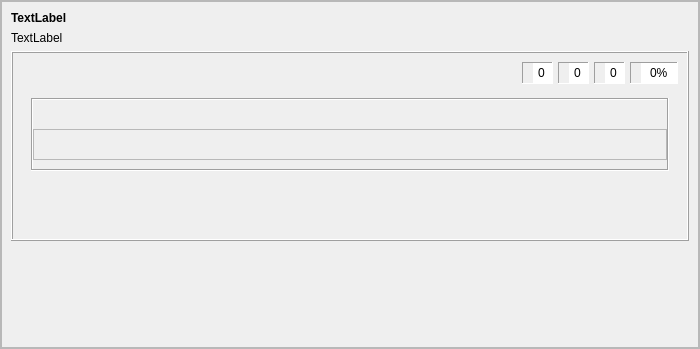
<?xml version="1.0" encoding="UTF-8"?>
<ui version="4.0">
 <class>akuzativo</class>
 <widget class="QFrame" name="akuzativo">
  <property name="geometry">
   <rect>
    <x>0</x>
    <y>0</y>
    <width>700</width>
    <height>349</height>
   </rect>
  </property>
  <property name="windowTitle">
   <string>Frame</string>
  </property>
  <property name="frameShape">
   <enum>QFrame::StyledPanel</enum>
  </property>
  <property name="frameShadow">
   <enum>QFrame::Raised</enum>
  </property>
  <property name="tipo" stdset="0">
   <string>senborda</string>
  </property>
  <layout class="QVBoxLayout" name="verticalLayout_4">
   <property name="leftMargin">
    <number>0</number>
   </property>
   <property name="topMargin">
    <number>0</number>
   </property>
   <property name="rightMargin">
    <number>0</number>
   </property>
   <property name="bottomMargin">
    <number>0</number>
   </property>
   <item>
    <widget class="QScrollArea" name="scrollArea">
     <property name="widgetResizable">
      <bool>true</bool>
     </property>
     <widget class="QWidget" name="scrollAreaWidgetContents">
      <property name="geometry">
       <rect>
        <x>0</x>
        <y>0</y>
        <width>696</width>
        <height>345</height>
       </rect>
      </property>
      <layout class="QVBoxLayout" name="verticalLayout_5">
       <item>
        <widget class="titolo" name="Ekz_Akuz1">
         <property name="font">
          <font>
           <weight>75</weight>
           <bold>true</bold>
          </font>
         </property>
         <property name="text">
          <string notr="true">TextLabel</string>
         </property>
         <property name="wordWrap">
          <bool>true</bool>
         </property>
        </widget>
       </item>
       <item>
        <widget class="QLabel" name="Ekz_Akuz2">
         <property name="text">
          <string notr="true">TextLabel</string>
         </property>
         <property name="wordWrap">
          <bool>true</bool>
         </property>
        </widget>
       </item>
       <item>
        <widget class="QFrame" name="frame">
         <property name="frameShape">
          <enum>QFrame::Box</enum>
         </property>
         <property name="frameShadow">
          <enum>QFrame::Raised</enum>
         </property>
         <property name="tipo" stdset="0">
          <string>markebla</string>
         </property>
         <layout class="QVBoxLayout" name="verticalLayout_2">
          <property name="spacing">
           <number>5</number>
          </property>
          <item>
           <layout class="QHBoxLayout" name="horizontalLayout_4">
            <item alignment="Qt::AlignLeft">
             <widget class="QFrame" name="frame_10">
              <property name="minimumSize">
               <size>
                <width>0</width>
                <height>0</height>
               </size>
              </property>
              <property name="maximumSize">
               <size>
                <width>16777215</width>
                <height>16777215</height>
               </size>
              </property>
              <property name="autoFillBackground">
               <bool>false</bool>
              </property>
              <property name="frameShape">
               <enum>QFrame::NoFrame</enum>
              </property>
              <property name="frameShadow">
               <enum>QFrame::Sunken</enum>
              </property>
              <property name="tipo" stdset="0">
               <string>senborda</string>
              </property>
              <layout class="QHBoxLayout" name="horizontalLayout_2">
               <property name="spacing">
                <number>1</number>
               </property>
               <property name="leftMargin">
                <number>0</number>
               </property>
               <property name="topMargin">
                <number>0</number>
               </property>
               <property name="rightMargin">
                <number>0</number>
               </property>
               <property name="bottomMargin">
                <number>0</number>
               </property>
               <item>
                <widget class="QPushButton" name="BitBtn1">
                 <property name="text">
                  <string/>
                 </property>
                 <property name="icon">
                  <iconset>
                   <normalon>:/ikonoj/ekzercoj/komenci.png</normalon>
                  </iconset>
                 </property>
                 <property name="iconSize">
                  <size>
                   <width>35</width>
                   <height>33</height>
                  </size>
                 </property>
                 <property name="flat">
                  <bool>true</bool>
                 </property>
                 <property name="tipo" stdset="0">
                  <string>komenci</string>
                 </property>
                </widget>
               </item>
               <item>
                <widget class="QPushButton" name="BitBtn3">
                 <property name="enabled">
                  <bool>false</bool>
                 </property>
                 <property name="text">
                  <string/>
                 </property>
                 <property name="icon">
                  <iconset>
                   <normalon>:/ikonoj/ekzercoj/halti.png</normalon>
                   <activeon>:/ikonoj/ekzercoj/halti-over.png</activeon>
                  </iconset>
                 </property>
                 <property name="iconSize">
                  <size>
                   <width>35</width>
                   <height>33</height>
                  </size>
                 </property>
                 <property name="flat">
                  <bool>true</bool>
                 </property>
                 <property name="tipo" stdset="0">
                  <string>halti</string>
                 </property>
                </widget>
               </item>
              </layout>
             </widget>
            </item>
            <item>
             <spacer name="horizontalSpacer">
              <property name="orientation">
               <enum>Qt::Horizontal</enum>
              </property>
              <property name="sizeHint" stdset="0">
               <size>
                <width>40</width>
                <height>20</height>
               </size>
              </property>
             </spacer>
            </item>
            <item>
             <widget class="QFrame" name="frame_11">
              <property name="maximumSize">
               <size>
                <width>16777215</width>
                <height>31</height>
               </size>
              </property>
              <property name="autoFillBackground">
               <bool>false</bool>
              </property>
              <property name="frameShape">
               <enum>QFrame::Panel</enum>
              </property>
              <property name="frameShadow">
               <enum>QFrame::Sunken</enum>
              </property>
              <property name="tipo" stdset="0">
               <string>shilda</string>
              </property>
              <layout class="QHBoxLayout" name="horizontalLayout_5">
               <property name="spacing">
                <number>1</number>
               </property>
               <property name="leftMargin">
                <number>2</number>
               </property>
               <property name="topMargin">
                <number>0</number>
               </property>
               <property name="rightMargin">
                <number>0</number>
               </property>
               <property name="bottomMargin">
                <number>0</number>
               </property>
               <item>
                <widget class="QLabel" name="label_53">
                 <property name="maximumSize">
                  <size>
                   <width>24</width>
                   <height>24</height>
                  </size>
                 </property>
                 <property name="text">
                  <string notr="true"/>
                 </property>
                 <property name="pixmap">
                  <pixmap resource="../resources/ikonoj.qrc">:/ikonoj/kubeto.png</pixmap>
                 </property>
                 <property name="scaledContents">
                  <bool>true</bool>
                 </property>
                 <property name="alignment">
                  <set>Qt::AlignCenter</set>
                 </property>
                </widget>
               </item>
               <item>
                <widget class="QSpinBox" name="Placar1">
                 <property name="sizePolicy">
                  <sizepolicy hsizetype="Preferred" vsizetype="Preferred">
                   <horstretch>0</horstretch>
                   <verstretch>0</verstretch>
                  </sizepolicy>
                 </property>
                 <property name="font">
                  <font>
                   <weight>50</weight>
                   <bold>false</bold>
                  </font>
                 </property>
                 <property name="frame">
                  <bool>false</bool>
                 </property>
                 <property name="alignment">
                  <set>Qt::AlignCenter</set>
                 </property>
                 <property name="readOnly">
                  <bool>true</bool>
                 </property>
                 <property name="buttonSymbols">
                  <enum>QAbstractSpinBox::NoButtons</enum>
                 </property>
                 <property name="tipo" stdset="0">
                  <string>shilda</string>
                 </property>
                </widget>
               </item>
              </layout>
             </widget>
            </item>
            <item alignment="Qt::AlignRight">
             <widget class="QFrame" name="frame_12">
              <property name="maximumSize">
               <size>
                <width>16777215</width>
                <height>31</height>
               </size>
              </property>
              <property name="autoFillBackground">
               <bool>false</bool>
              </property>
              <property name="frameShape">
               <enum>QFrame::Panel</enum>
              </property>
              <property name="frameShadow">
               <enum>QFrame::Sunken</enum>
              </property>
              <property name="tipo" stdset="0">
               <string>shilda</string>
              </property>
              <layout class="QHBoxLayout" name="horizontalLayout_6">
               <property name="spacing">
                <number>1</number>
               </property>
               <property name="leftMargin">
                <number>2</number>
               </property>
               <property name="topMargin">
                <number>0</number>
               </property>
               <property name="rightMargin">
                <number>0</number>
               </property>
               <property name="bottomMargin">
                <number>0</number>
               </property>
               <item>
                <widget class="QLabel" name="label_54">
                 <property name="maximumSize">
                  <size>
                   <width>24</width>
                   <height>24</height>
                  </size>
                 </property>
                 <property name="text">
                  <string notr="true"/>
                 </property>
                 <property name="pixmap">
                  <pixmap resource="../resources/ikonoj.qrc">:/ikonoj/ekzercoj/bone.png</pixmap>
                 </property>
                 <property name="scaledContents">
                  <bool>true</bool>
                 </property>
                 <property name="alignment">
                  <set>Qt::AlignCenter</set>
                 </property>
                </widget>
               </item>
               <item>
                <widget class="QSpinBox" name="Placar2">
                 <property name="sizePolicy">
                  <sizepolicy hsizetype="Preferred" vsizetype="Preferred">
                   <horstretch>0</horstretch>
                   <verstretch>0</verstretch>
                  </sizepolicy>
                 </property>
                 <property name="font">
                  <font>
                   <weight>50</weight>
                   <bold>false</bold>
                  </font>
                 </property>
                 <property name="frame">
                  <bool>false</bool>
                 </property>
                 <property name="alignment">
                  <set>Qt::AlignCenter</set>
                 </property>
                 <property name="readOnly">
                  <bool>true</bool>
                 </property>
                 <property name="buttonSymbols">
                  <enum>QAbstractSpinBox::NoButtons</enum>
                 </property>
                 <property name="tipo" stdset="0">
                  <string>shilda</string>
                 </property>
                </widget>
               </item>
              </layout>
             </widget>
            </item>
            <item alignment="Qt::AlignRight">
             <widget class="QFrame" name="frame_36">
              <property name="maximumSize">
               <size>
                <width>16777215</width>
                <height>31</height>
               </size>
              </property>
              <property name="autoFillBackground">
               <bool>false</bool>
              </property>
              <property name="frameShape">
               <enum>QFrame::Panel</enum>
              </property>
              <property name="frameShadow">
               <enum>QFrame::Sunken</enum>
              </property>
              <property name="tipo" stdset="0">
               <string>shilda</string>
              </property>
              <layout class="QHBoxLayout" name="horizontalLayout_7">
               <property name="spacing">
                <number>1</number>
               </property>
               <property name="leftMargin">
                <number>2</number>
               </property>
               <property name="topMargin">
                <number>0</number>
               </property>
               <property name="rightMargin">
                <number>0</number>
               </property>
               <property name="bottomMargin">
                <number>0</number>
               </property>
               <item>
                <widget class="QLabel" name="label_55">
                 <property name="minimumSize">
                  <size>
                   <width>0</width>
                   <height>0</height>
                  </size>
                 </property>
                 <property name="maximumSize">
                  <size>
                   <width>24</width>
                   <height>24</height>
                  </size>
                 </property>
                 <property name="text">
                  <string notr="true"/>
                 </property>
                 <property name="pixmap">
                  <pixmap resource="../resources/ikonoj.qrc">:/ikonoj/ekzercoj/malbone.png</pixmap>
                 </property>
                 <property name="scaledContents">
                  <bool>true</bool>
                 </property>
                 <property name="alignment">
                  <set>Qt::AlignCenter</set>
                 </property>
                </widget>
               </item>
               <item>
                <widget class="QSpinBox" name="Placar3">
                 <property name="sizePolicy">
                  <sizepolicy hsizetype="Preferred" vsizetype="Preferred">
                   <horstretch>0</horstretch>
                   <verstretch>0</verstretch>
                  </sizepolicy>
                 </property>
                 <property name="minimumSize">
                  <size>
                   <width>0</width>
                   <height>0</height>
                  </size>
                 </property>
                 <property name="font">
                  <font>
                   <weight>50</weight>
                   <bold>false</bold>
                  </font>
                 </property>
                 <property name="frame">
                  <bool>false</bool>
                 </property>
                 <property name="alignment">
                  <set>Qt::AlignCenter</set>
                 </property>
                 <property name="readOnly">
                  <bool>true</bool>
                 </property>
                 <property name="buttonSymbols">
                  <enum>QAbstractSpinBox::NoButtons</enum>
                 </property>
                 <property name="value">
                  <number>0</number>
                 </property>
                 <property name="tipo" stdset="0">
                  <string>shilda</string>
                 </property>
                </widget>
               </item>
              </layout>
             </widget>
            </item>
            <item alignment="Qt::AlignRight">
             <widget class="QFrame" name="frame_37">
              <property name="maximumSize">
               <size>
                <width>16777215</width>
                <height>31</height>
               </size>
              </property>
              <property name="autoFillBackground">
               <bool>false</bool>
              </property>
              <property name="frameShape">
               <enum>QFrame::Panel</enum>
              </property>
              <property name="frameShadow">
               <enum>QFrame::Sunken</enum>
              </property>
              <property name="tipo" stdset="0">
               <string>shilda</string>
              </property>
              <layout class="QHBoxLayout" name="horizontalLayout_8">
               <property name="spacing">
                <number>1</number>
               </property>
               <property name="leftMargin">
                <number>2</number>
               </property>
               <property name="topMargin">
                <number>0</number>
               </property>
               <property name="rightMargin">
                <number>0</number>
               </property>
               <property name="bottomMargin">
                <number>0</number>
               </property>
               <item>
                <widget class="QLabel" name="label_56">
                 <property name="maximumSize">
                  <size>
                   <width>24</width>
                   <height>24</height>
                  </size>
                 </property>
                 <property name="text">
                  <string notr="true"/>
                 </property>
                 <property name="pixmap">
                  <pixmap resource="../resources/ikonoj.qrc">:/ikonoj/kalkulilo.png</pixmap>
                 </property>
                 <property name="scaledContents">
                  <bool>true</bool>
                 </property>
                 <property name="alignment">
                  <set>Qt::AlignCenter</set>
                 </property>
                </widget>
               </item>
               <item>
                <widget class="QSpinBox" name="Placar4">
                 <property name="sizePolicy">
                  <sizepolicy hsizetype="Preferred" vsizetype="Preferred">
                   <horstretch>0</horstretch>
                   <verstretch>0</verstretch>
                  </sizepolicy>
                 </property>
                 <property name="font">
                  <font>
                   <weight>50</weight>
                   <bold>false</bold>
                  </font>
                 </property>
                 <property name="frame">
                  <bool>false</bool>
                 </property>
                 <property name="alignment">
                  <set>Qt::AlignCenter</set>
                 </property>
                 <property name="readOnly">
                  <bool>true</bool>
                 </property>
                 <property name="buttonSymbols">
                  <enum>QAbstractSpinBox::NoButtons</enum>
                 </property>
                 <property name="suffix">
                  <string>%</string>
                 </property>
                 <property name="maximum">
                  <number>100</number>
                 </property>
                 <property name="value">
                  <number>0</number>
                 </property>
                 <property name="tipo" stdset="0">
                  <string>shilda</string>
                 </property>
                </widget>
               </item>
              </layout>
             </widget>
            </item>
           </layout>
          </item>
          <item>
           <widget class="QFrame" name="frame_65">
            <property name="frameShape">
             <enum>QFrame::NoFrame</enum>
            </property>
            <property name="frameShadow">
             <enum>QFrame::Sunken</enum>
            </property>
            <layout class="QVBoxLayout" name="verticalLayout">
             <property name="spacing">
              <number>7</number>
             </property>
             <item>
              <widget class="QFrame" name="frame_66">
               <property name="frameShape">
                <enum>QFrame::Box</enum>
               </property>
               <property name="frameShadow">
                <enum>QFrame::Sunken</enum>
               </property>
               <property name="tipo" stdset="0">
                <string>senborda</string>
               </property>
               <layout class="QVBoxLayout" name="verticalLayout_3">
                <property name="leftMargin">
                 <number>0</number>
                </property>
                <property name="rightMargin">
                 <number>0</number>
                </property>
                <item>
                 <widget class="QLabel" name="Traduko1">
                  <property name="styleSheet">
                   <string notr="true">color: rgb(0, 0, 255);</string>
                  </property>
                  <property name="alignment">
                   <set>Qt::AlignCenter</set>
                  </property>
                 </widget>
                </item>
                <item>
                 <widget class="QFrame" name="Vortoj">
                  <property name="frameShape">
                   <enum>QFrame::StyledPanel</enum>
                  </property>
                  <property name="frameShadow">
                   <enum>QFrame::Raised</enum>
                  </property>
                  <property name="tipo" stdset="0">
                   <string>senborda</string>
                  </property>
                  <layout class="QHBoxLayout" name="horizontalLayout">
                   <property name="leftMargin">
                    <number>0</number>
                   </property>
                   <property name="rightMargin">
                    <number>0</number>
                   </property>
                   <property name="bottomMargin">
                    <number>0</number>
                   </property>
                   <item>
                    <layout class="QHBoxLayout" name="horizontalLayout_9">
                     <item>
                      <spacer name="horizontalSpacer_43">
                       <property name="orientation">
                        <enum>Qt::Horizontal</enum>
                       </property>
                       <property name="sizeHint" stdset="0">
                        <size>
                         <width>18</width>
                         <height>18</height>
                        </size>
                       </property>
                      </spacer>
                     </item>
                     <item>
                      <widget class="myLabel" name="label_164">
                       <property name="font">
                        <font>
                         <pointsize>11</pointsize>
                         <weight>75</weight>
                         <bold>true</bold>
                        </font>
                       </property>
                       <property name="text">
                        <string notr="true"/>
                       </property>
                       <property name="lingvo" stdset="0">
                        <string>eo</string>
                       </property>
                      </widget>
                     </item>
                     <item>
                      <widget class="myLabel" name="label_165">
                       <property name="font">
                        <font>
                         <pointsize>11</pointsize>
                         <weight>75</weight>
                         <bold>true</bold>
                        </font>
                       </property>
                       <property name="text">
                        <string notr="true"/>
                       </property>
                       <property name="lingvo" stdset="0">
                        <string>eo</string>
                       </property>
                      </widget>
                     </item>
                     <item>
                      <widget class="myLabel" name="label_166">
                       <property name="font">
                        <font>
                         <pointsize>11</pointsize>
                         <weight>75</weight>
                         <bold>true</bold>
                        </font>
                       </property>
                       <property name="text">
                        <string notr="true"/>
                       </property>
                       <property name="lingvo" stdset="0">
                        <string>eo</string>
                       </property>
                      </widget>
                     </item>
                     <item>
                      <widget class="myLabel" name="label_167">
                       <property name="font">
                        <font>
                         <pointsize>11</pointsize>
                         <weight>75</weight>
                         <bold>true</bold>
                        </font>
                       </property>
                       <property name="text">
                        <string notr="true"/>
                       </property>
                       <property name="lingvo" stdset="0">
                        <string>eo</string>
                       </property>
                      </widget>
                     </item>
                     <item>
                      <widget class="myLabel" name="label_168">
                       <property name="font">
                        <font>
                         <pointsize>11</pointsize>
                         <weight>75</weight>
                         <bold>true</bold>
                        </font>
                       </property>
                       <property name="text">
                        <string notr="true"/>
                       </property>
                       <property name="lingvo" stdset="0">
                        <string>eo</string>
                       </property>
                      </widget>
                     </item>
                     <item>
                      <widget class="myLabel" name="label_169">
                       <property name="font">
                        <font>
                         <pointsize>11</pointsize>
                         <weight>75</weight>
                         <bold>true</bold>
                        </font>
                       </property>
                       <property name="text">
                        <string notr="true"/>
                       </property>
                       <property name="lingvo" stdset="0">
                        <string>eo</string>
                       </property>
                      </widget>
                     </item>
                     <item>
                      <widget class="myLabel" name="label_170">
                       <property name="font">
                        <font>
                         <pointsize>11</pointsize>
                         <weight>75</weight>
                         <bold>true</bold>
                        </font>
                       </property>
                       <property name="text">
                        <string notr="true"/>
                       </property>
                       <property name="lingvo" stdset="0">
                        <string>eo</string>
                       </property>
                      </widget>
                     </item>
                     <item>
                      <widget class="myLabel" name="label_171">
                       <property name="font">
                        <font>
                         <pointsize>11</pointsize>
                         <weight>75</weight>
                         <bold>true</bold>
                        </font>
                       </property>
                       <property name="text">
                        <string notr="true"/>
                       </property>
                       <property name="lingvo" stdset="0">
                        <string>eo</string>
                       </property>
                      </widget>
                     </item>
                     <item>
                      <widget class="myLabel" name="label_172">
                       <property name="font">
                        <font>
                         <pointsize>11</pointsize>
                         <weight>75</weight>
                         <bold>true</bold>
                        </font>
                       </property>
                       <property name="text">
                        <string notr="true"/>
                       </property>
                       <property name="lingvo" stdset="0">
                        <string>eo</string>
                       </property>
                      </widget>
                     </item>
                     <item>
                      <widget class="myLabel" name="label_173">
                       <property name="font">
                        <font>
                         <pointsize>11</pointsize>
                         <weight>75</weight>
                         <bold>true</bold>
                        </font>
                       </property>
                       <property name="text">
                        <string notr="true"/>
                       </property>
                       <property name="lingvo" stdset="0">
                        <string>eo</string>
                       </property>
                      </widget>
                     </item>
                     <item>
                      <spacer name="horizontalSpacer_44">
                       <property name="orientation">
                        <enum>Qt::Horizontal</enum>
                       </property>
                       <property name="sizeHint" stdset="0">
                        <size>
                         <width>40</width>
                         <height>20</height>
                        </size>
                       </property>
                      </spacer>
                     </item>
                    </layout>
                   </item>
                  </layout>
                 </widget>
                </item>
               </layout>
              </widget>
             </item>
             <item>
              <widget class="QLabel" name="Klarigo">
               <property name="alignment">
                <set>Qt::AlignCenter</set>
               </property>
               <property name="wordWrap">
                <bool>true</bool>
               </property>
              </widget>
             </item>
             <item alignment="Qt::AlignHCenter">
              <widget class="QPushButton" name="BitBtn2">
               <property name="enabled">
                <bool>false</bool>
               </property>
               <property name="sizePolicy">
                <sizepolicy hsizetype="Maximum" vsizetype="Fixed">
                 <horstretch>0</horstretch>
                 <verstretch>0</verstretch>
                </sizepolicy>
               </property>
               <property name="text">
                <string notr="true"/>
               </property>
               <property name="icon">
                <iconset>
                 <normalon>:/ikonoj/ekzercoj/validi.png</normalon>
                 <activeon>:/ikonoj/ekzercoj/validi-over.png</activeon>
                </iconset>
               </property>
               <property name="iconSize">
                <size>
                 <width>35</width>
                 <height>33</height>
                </size>
               </property>
               <property name="flat">
                <bool>true</bool>
               </property>
               <property name="tipo" stdset="0">
                <string>validigi</string>
               </property>
              </widget>
             </item>
            </layout>
           </widget>
          </item>
         </layout>
        </widget>
       </item>
       <item>
        <spacer name="verticalSpacer">
         <property name="orientation">
          <enum>Qt::Vertical</enum>
         </property>
         <property name="sizeHint" stdset="0">
          <size>
           <width>20</width>
           <height>40</height>
          </size>
         </property>
        </spacer>
       </item>
      </layout>
     </widget>
    </widget>
   </item>
  </layout>
 </widget>
 <customwidgets>
  <customwidget>
   <class>titolo</class>
   <extends>QLabel</extends>
   <header>titolo.h</header>
  </customwidget>
  <customwidget>
   <class>myLabel</class>
   <extends>QLabel</extends>
   <header>mylabel.h</header>
   <slots>
    <signal>clicked()</signal>
    <slot>slotClicked()</slot>
   </slots>
  </customwidget>
 </customwidgets>
 <resources>
  <include location="ikonoj.qrc"/>
 </resources>
 <connections/>
</ui>
